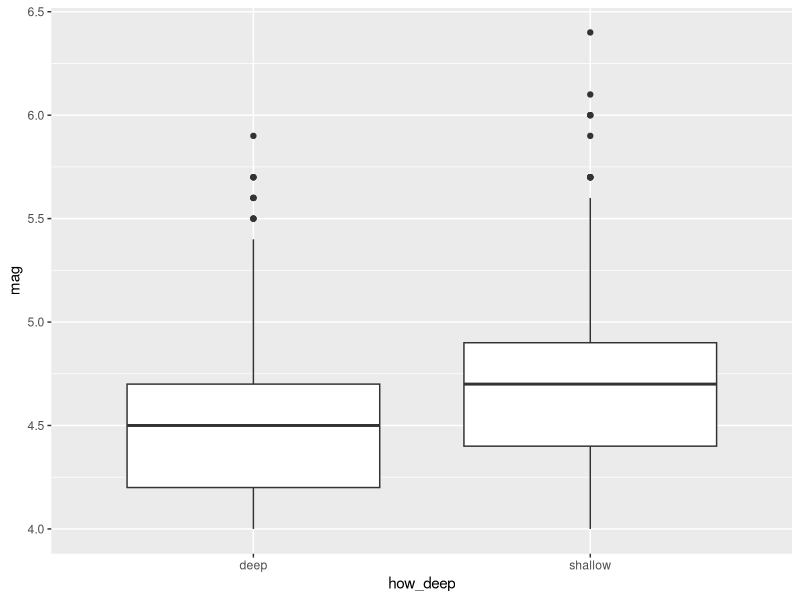
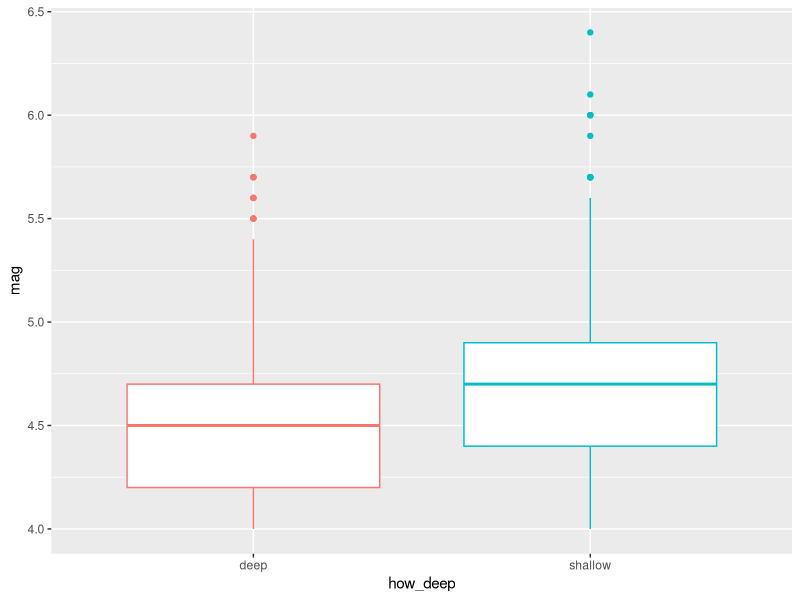
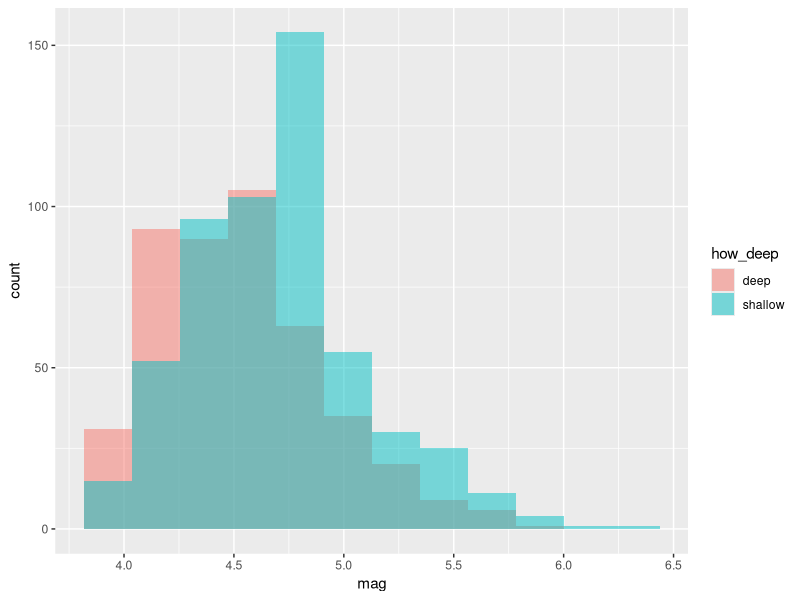
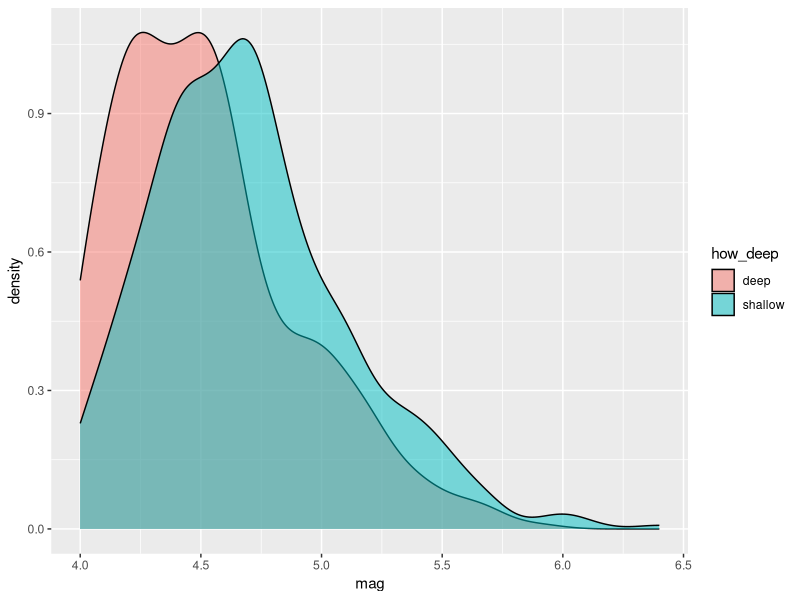

Here is the R script that generated these plots, in order:
## ---- chunk 1
library(tidyverse)

data(quakes)
head(quakes)
## ---- chunk 2
quakes_cat <- mutate(quakes, how_deep = if_else(depth < 300, "shallow", "deep"))

ggplot(quakes_cat) +
  geom_boxplot(mapping=aes(x=how_deep, y=mag))
## ---- chunk 3
ggplot(quakes_cat) +
  geom_boxplot(mapping=aes(x=how_deep, y=mag, colour=how_deep)) +
  guides(colour = 'none')
## ---- chunk 4
ggplot(quakes_cat) +
  geom_histogram(mapping=aes(x=mag, fill=how_deep), bins=12, position='identity',
                 alpha=0.5)
## ---- chunk 5
ggplot(quakes_cat) +
  geom_density(mapping=aes(x=mag, fill=how_deep), alpha=0.5)
